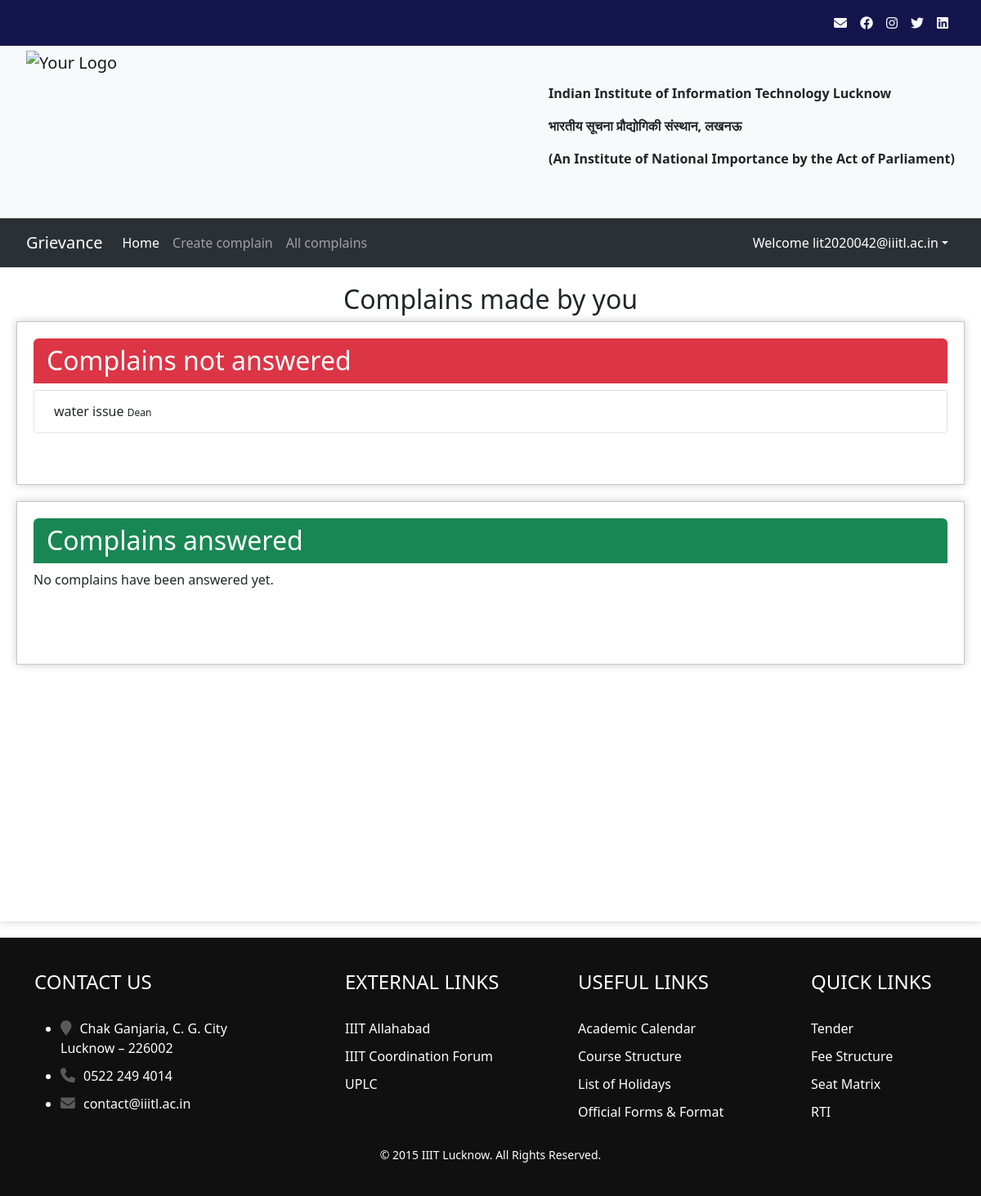
Before: / (signed in) with the older database file.
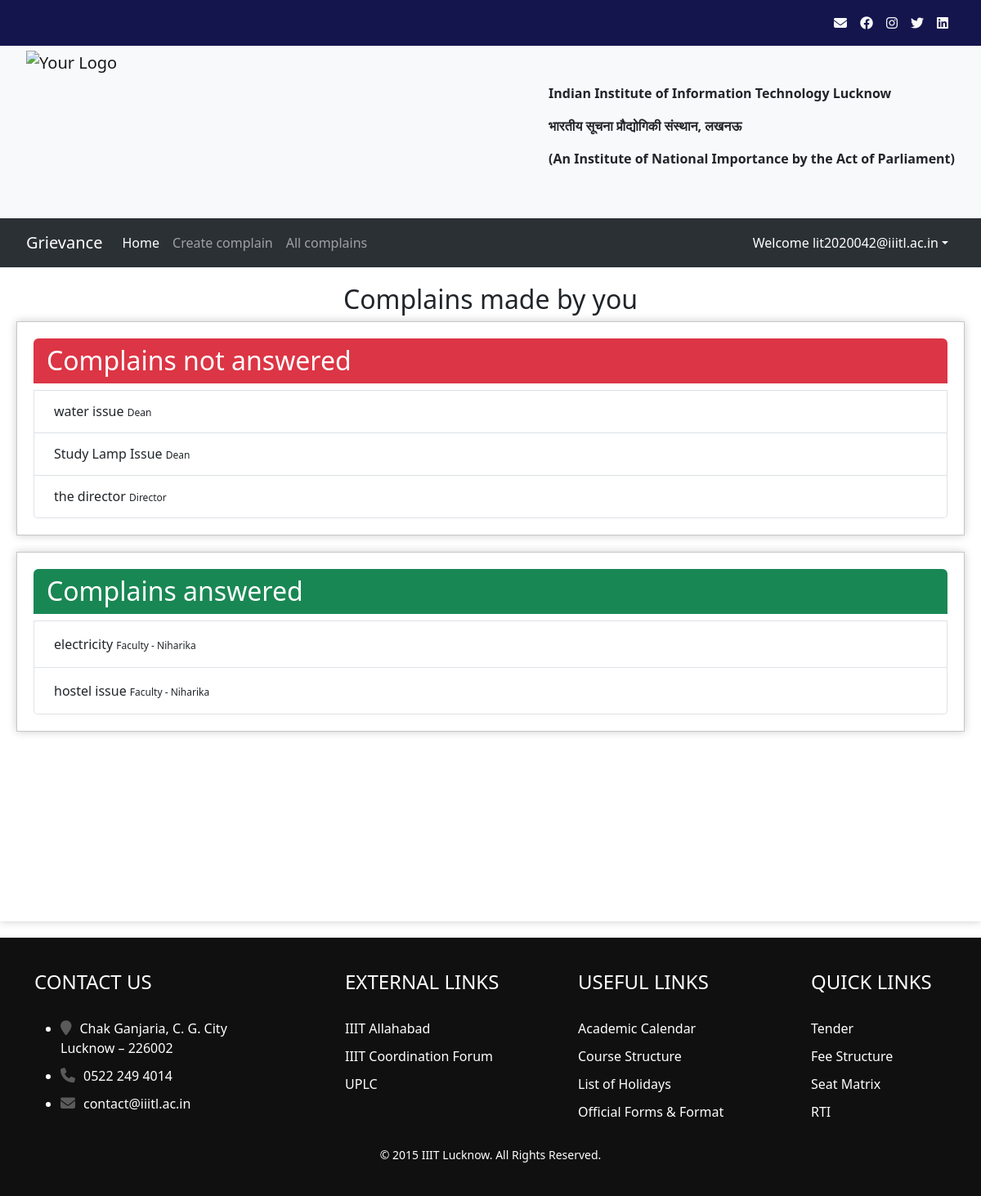
After: the same page with the newer database file.
### complainapp/models.py (models this page shows, shortened)
class Complain(models.Model):
    id = models.AutoField
    heading = models.CharField(max_length=300)
    description = models.TextField()
    registered_by = models.ForeignKey(Profile, on_delete=models.CASCADE)
    registered_to = models.ForeignKey('Designation', on_delete=models.CASCADE)
    registered_date = models.DateField(default=now, db_index=True)
    response_date = models.DateField(default=datetime.utcnow() + timedelta(days=2))
    completed = models.BooleanField(default=False)
    likes = models.ManyToManyField(User,related_name="postlike", blank=True, db_index=True)

class Designation(models.Model):
    id = models.AutoField
    name = models.CharField(max_length=100)
    description = models.CharField(max_length=500)
    parent = models.ForeignKey('self', blank=True, default=" ", null=True, on_delete=models.CASCADE)
    designation_holder = models.ForeignKey(Profile, on_delete=models.CASCADE, related_name='designation_holder')
    def __str__(self):
        return self.name

### complainapp/views.py (the view)
    def wrapper(*args, **kwargs):
        check_escalation()
        return func(*args, **kwargs)

### complainapp/context_processors.py (called while the page is built)
def has_designation(request):
    user = request.user
    if user.is_superuser:
        return {'has_designation': True}
    has_designation = False
    if user.is_authenticated:
        has_designation = Profile.objects.get(user=user).designation_holder.exists()
    return {'has_designation': has_designation}

### complainapp/templatetags/urlactive.py (called while the page is built)
@register.simple_tag(takes_context=True)
def navactive(context, url):
    if context['request'].path == reverse(url):
        return 'active'
    return ''

### complainapp/views.py (called while the page is built, shortened)
def check_escalation():
    global TODAY_DATE
    with lock:
        if TODAY_DATE is not None and TODAY_DATE == timezone.datetime.now().date():
            return
        TODAY_DATE = timezone.datetime.now().date()

def check_escalation_wrapper(func):
    def wrapper(*args, **kwargs):
        check_escalation()
        return func(*args, **kwargs)
    return wrapper

### templates/complainapp/index.html (shortened to what this page needs)
{% extends 'complainapp/basic.html' %}
{% load static %}
{% block style %}
<link rel="stylesheet" href="{% static '/css/complainapp/index.css' %}">
{% endblock style %}
{% block body %}
{% if user.is_authenticated %}
<div class="content-enclosure">
    <h2 class='text-center'> Complains made by you </h2>
    <div class="complains2" style="min-height:200px">
        <h2 class="bg-danger text-white rounded-top rounded-top px-3 py-2">Complains not answered</h2>
        <div class="list-group complain-list" style="border-radius:0px 0px 5px 5px">
            {% for complain in unanswered_complains %}
            <div class="list-group-item list-group-item-action complain-class" aria-current="true">
                <h6 class="complain-subject m-2">{{ complain.heading }}
                    <small style="font-size: 12px">{{complain.registered_to}}</small>
                </h6>
            </div>
            {% empty %}
            <p>All complains have been answered.</p>
            {% endfor %}
        </div>
    </div>
    <div class="complains1" style="min-height:200px">
        <h2 class="bg-success text-white rounded-top px-3 py-2">Complains answered</h2>
        <div class="list-group complain-list" style="border-radius:0px 0px 5px 5px">
            {% for complain in answered_complains %}
            <div class="list-group-item list-group-item-action complain-class" aria-current="true">
                <div class="complain-subject m-2">{{ complain.heading }}
                    <small style="font-size: 12px">{{complain.registered_to}}</small>
                </div>
            </div>
            {% empty %}
            <p>No complains have been answered yet.</p>
            {% endfor %}
        </div>
    </div>
</div>
{% endif %}
{% endblock body %}

### templates/complainapp/basic.html (shortened to what this page needs)
<!doctype html>
<html lang="en">
{% load static %}
{% load urlactive %}
<head>
  {% block style %}{% endblock style %}
  <link rel="stylesheet" href="https://cdnjs.cloudflare.com/ajax/libs/font-awesome/6.4.0/css/all.min.css">
  <link rel="stylesheet" href="https://cdnjs.cloudflare.com/ajax/libs/bootstrap/5.1.3/css/bootstrap.min.css">
  <link href="https://cdn.jsdelivr.net/npm/bootstrap@5.3.0-alpha2/dist/css/bootstrap.min.css" rel="stylesheet">
  <link rel="stylesheet" href="{% static '/css/complainapp/basic.css' %}">
</head>
<body>
  <nav class="navbar navbar-expand-lg navbar-custom" style="padding-right:20px; background-color: rgb(21, 21, 78);">
    <div class="container-fluid" >
      <div class="collapse navbar-collapse" id="navbarNav">
        <ul class="navbar-nav ms-auto">
          <li class="nav-item temp">
            <a class="nav-link text-light" href="https://mail.google.com/a/iiitl.ac.in" target="_blank"><b><i class="fa fa-envelope"></i></b></a>
          </li>
          <li class="nav-item temp">
            <a class="nav-link text-light" href="https://www.facebook.com/Indian-Institute-of-Information-Technology-Lucknow-IIITL-101698791377071" target="_blank"><i class="fa-brands fa-facebook"></i></a>
          </li>
          <li class="nav-item temp">
            <a class="nav-link text-light" href="https://www.instagram.com/iiitlucknow/" target="_blank"><b><i class="fa-brands fa-instagram"></b></i></a>
          </li>
          <li class="nav-item temp">
            <a class="nav-link text-light" href="https://twitter.com/iiit_lucknow" target="_blank"><i class="fa-brands fa-twitter"></i></a>
            </li>
          <li class="nav-item temp">
            <a class="nav-link text-light" href="https://www.linkedin.com/school/iiitl/" target="_blank"><i class="fa-brands fa-linkedin"></i></a>
          </li>
        </ul>
      </div>
    </div>
  </nav>
  <nav class="navbar navbar-expand-lg navbar-light bg-light" style="padding: 0px 20px;">
    <div class="container-fluid">
      <a class="navbar-brand" href="#">
        <img src="https://iiitl.ac.in/wp-content/uploads/2019/10/Final_Logo_IIITL-800x718.png" alt="Your Logo" width="200" height="200" class="d-inline-block align-text-top me-2 object-fit-scale">
      </a>
      <div class="collapse navbar-collapse" id="navbarNav">
        <ul class="navbar-nav ms-auto flex-column" >
          <li class="nav-item">
            <p><b>Indian Institute of Information Technology Lucknow</b></p>
          </li>
          <li class="nav-item">
            <p><b>भारतीय सूचना प्रौद्योगिकी संस्थान, लखनऊ</b></p>
          </li>
          <li>
            <p><b>(An Institute of National Importance by the Act of Parliament)</b> </p>
            </li>
      </div>
    </div>
  </nav>
  <nav class="navbar navbar-expand-lg bg-body-tertiary" data-bs-theme="dark" style="padding:10px 20px;">
    <div class="container-fluid">
      <a class="navbar-brand" href="{% url 'index' %}">Grievance</a>
      <div class="collapse navbar-collapse" id="navbarSupportedContent">
        <ul class="navbar-nav me-auto mb-2 mb-lg-0" id="nav-options">
          {% if user.is_authenticated %}
          <li class="nav-item"> <a class="nav-link {% navactive 'index' %} " aria-current="page" href="{% url 'index' %}">Home</a></li>
          <li class="nav-item"> <a class="nav-link {% navactive 'createComplain' %}" href="{% url 'createComplain' %}">Create complain</a> </li>
          <li class="nav-item"><a class="nav-link {% navactive 'allcomplain' %}" href="{% url 'allcomplain' %}">All complains</a></li>
          {% endif %}
        </ul>
        <div class="d-flex">
          <div class="collapse navbar-collapse" id="navbarSupportedContent">
            {% if user.is_authenticated  %}
            <ul class="navbar-nav mr-2">
              <li class="nav-item dropdown">
                <a class="nav-link dropdown-toggle text-white dropdown-toggle" id="navbarDropdown" role="button" data-bs-toggle="dropdown" aria-expanded="false">
                  Welcome {{request.user}}</a>
                    </li>
                    </ul>
            {% endif %}
          </div>
        </div>
      </div>
    </div>
  </nav>
  <div class="body-content">
    {% block body %}{% endblock body %}
  </div>
  <div class="container">
    <footer>
      <div class="footer">
        <div class="container">
          <div class="row">
            <div class="col-md-4">
              <h3>Contact Us</h3>
              <ul class="contact">
                <li><i class="fa fa-map-marker"></i>Chak Ganjaria, C. G. City<br> Lucknow – 226002</li>
                <li><i class="fa fa-phone"></i>0522 249 4014</li>
                <li><i class="fa fa-envelope"></i>contact@iiitl.ac.in</li>
              </ul>
            </div>
            <div class="col-md-3">
              <h3>External Links</h3>
              <ul class="links">
                <li><a href="http://www.iiita.ac.in/">IIIT Allahabad</a></li>
                <li><a href="#">IIIT Coordination Forum</a></li>
                <li><a href="#">UPLC</a></li>
              </ul>
            </div>
            <div class="col-md-3">
              <h3>Useful Links</h3>
              <ul class="links">
                <li><a href="#">Academic Calendar</a></li>
                <li><a href="#">Course Structure</a></li>
                <li><a href="#">List of Holidays</a></li>
                <li><a href="#">Official Forms &amp; Format</a></li>
              </ul>
            </div>
            <div class="col-md-2">
              <h3>Quick Links</h3>
              <ul class="links">
                <li><a href="#">Tender</a></li>
                <li><a href="#">Fee Structure</a></li>
                <li><a href="#">Seat Matrix</a></li>
                <li><a href="#">RTI</a></li>
              </ul>
            </div>
          </div>
          <div class="row">
            <div class="col-md-12 text-center">
              <p>© 2015 IIIT Lucknow. All Rights Reserved.</p>
            </div>
          </div>
        </div>
      </div>
    </footer>
  </div>
</body>
</html>

### static/css/complainapp/basic.css (style rules this page uses)
.body-content { background-color: #fff; padding: 20px; width: 100%; max-width: 100%; min-height: 100vh; box-shadow: 0 0 10px rgba(0, 0, 0, 0.2); margin-bottom: 20px; }
.navbar-custom { background-color: rgb(93, 93, 228); }
.navbar-custom .navbar-nav .nav-link { color: dark; }
.complains1 { background-color: #fff; padding: 20px; width: 100%; max-width: 100%; min-height: 100vh; box-shadow: 0 0 10px rgba(0, 0, 0, 0.2); margin-bottom: 20px; border: 1px solid #c8c6c6; }
.complains2 { background-color: #fff; padding: 20px; width: 100%; max-width: 100%; min-height: 100vh; box-shadow: 0 0 10px rgba(0, 0, 0, 0.2); margin-bottom: 20px; border: 1px solid #c8c6c6; }
.footer { margin: 0; padding: 40px 0; background-color: #101010; color: #ffffff; position: absolute; left:0; right: 0; width: 100%; }
.footer h3 { color: #ffffff; font-size: 24px; font-weight: 400; margin-bottom: 30px; text-transform: uppercase; }
.footer p { font-size: 14px; margin-top: 20px; margin-bottom: 0; }
.footer a { color: #ffffff; text-decoration: none; }
.footer ul.contact li { margin-bottom: 10px; }
.footer ul.contact li i { margin-right: 10px; color: #5a5a5a; font-size: 18px; }
.footer ul.links { list-style: none; margin: 0; padding: 0; }
.footer ul.links li { margin-bottom: 10px; }
.footer ul.links li a { color: #ffffff; font-weight: 300; }

Changed rows visible on the page:
added Complain: heading "Study Lamp Issue", registered_to "Dean", shown under "Complains not answered"
added Complain: heading "the director", registered_to "Director", shown under "Complains not answered"
added Complain: heading "electricity", registered_to "Faculty - Niharika", shown under "Complains answered"
added Complain: heading "hostel issue", registered_to "Faculty - Niharika", shown under "Complains answered"
Other visible differences:
text no longer shown: "No complains have been answered yet."
